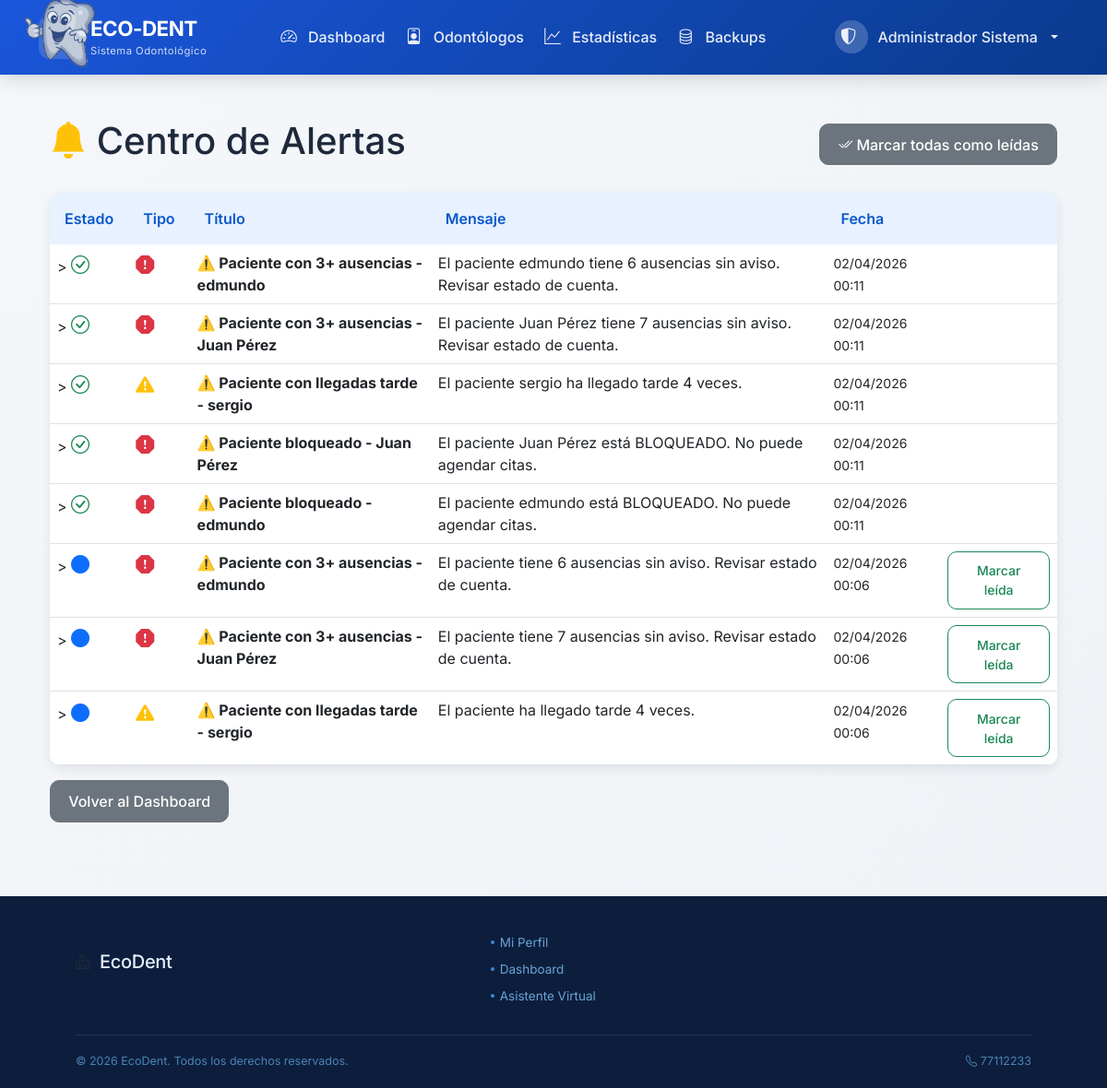
The app's page /public/admin/ver_todas_alertas.php (signed in), older data.
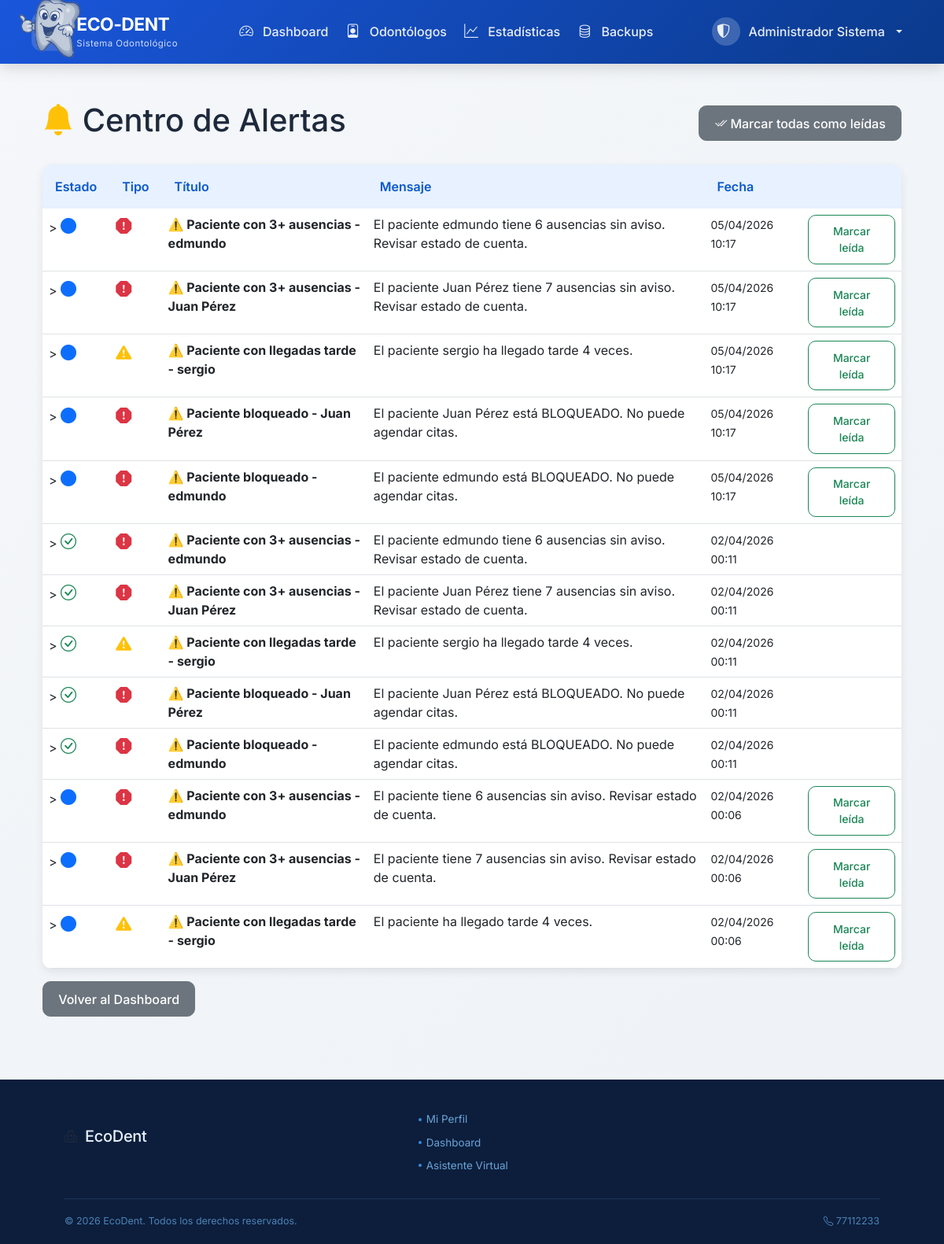
The same page, newer data.
### tables this page shows
CREATE TABLE `alertas` (
  `id_alerta` int(11) NOT NULL AUTO_INCREMENT,
  `id_usuario` int(11) DEFAULT NULL,
  `id_regla` int(11) DEFAULT NULL,
  `titulo` varchar(200) NOT NULL,
  `mensaje` text NOT NULL,
  `tipo` enum('info','warning','danger','success') DEFAULT 'info',
  `leida` tinyint(1) DEFAULT 0,
  `fecha_creacion` datetime DEFAULT current_timestamp(),
  PRIMARY KEY (`id_alerta`),
  KEY `idx_usuario` (`id_usuario`),
  KEY `idx_no_leidas` (`leida`),
  CONSTRAINT `alertas_ibfk_1` FOREIGN KEY (`id_usuario`) REFERENCES `usuarios` (`id_usuario`) ON DELETE CASCADE
);

### public/admin/ver_todas_alertas.php (the view, shortened to what this page needs)
<?php
$conexion = conectarBD();
$alertas = $conexion->prepare("
    SELECT a.*, r.nombre as regla_nombre
    FROM alertas a
    LEFT JOIN reglas_alertas r ON a.id_regla = r.id_regla
    WHERE a.id_usuario = ?
    ORDER BY a.fecha_creacion DESC
");
$alertas->bind_param("i", $_SESSION['id_usuario']);
$alertas->execute();
$alertas_lista = $alertas->get_result();
require_once '../../includes/header.php';
?>
<div class="container mt-4">
    <div class="d-flex justify-content-between align-items-center mb-4">
        <h1><i class="bi bi-bell-fill text-warning"></i> Centro de Alertas</h1>
        <a href="?marcar_todas=1" class="btn btn-secondary" onclick="return confirm('¿Marcar todas como leídas?')">
            <i class="bi bi-check2-all"></i> Marcar todas como leídas
        </a>
    </div>
    <div class="card">
        <div class="card-body p-0">
            <table class="table table-hover mb-0">
                <thead class="table-light">
                    <tr>
                        <th>Estado</th>
                        <th>Tipo</th>
                        <th>Título</th>
                        <th>Mensaje</th>
                        <th>Fecha</th>
                        <th></th>
                    </tr>
                </thead>
                <tbody>
                    <?php if ($alertas_lista->num_rows > 0): ?>
                        <?php while($alerta = $alertas_lista->fetch_assoc()): ?>
                        <tr>
                            <td>>
                                <?php if ($alerta['leida']): ?>
                                    <i class="bi bi-check-circle text-success fs-5" title="Leída"></i>
                                <?php else: ?>
                                    <i class="bi bi-circle-fill text-primary fs-5" title="No leída"></i>
                                <?php endif; ?>
                            </td>
                            <td>
                                <?php
                                $icono = 'info-circle';
                                $color = 'info';
                                if ($alerta['tipo'] == 'danger') {
                                    $icono = 'exclamation-octagon';
                                    $color = 'danger';
                                } elseif ($alerta['tipo'] == 'warning') {
                                    $icono = 'exclamation-triangle';
                                    $color = 'warning';
                                }
                                ?>
                                <i class="bi bi-<?php echo $icono; ?>-fill text-<?php echo $color; ?> fs-5"></i>
                            </td>
                            <td><strong><?php echo htmlspecialchars($alerta['titulo']); ?></strong></td>
                            <td><?php echo htmlspecialchars($alerta['mensaje']); ?></td>
                            <td><small><?php echo date('d/m/Y H:i', strtotime($alerta['fecha_creacion'])); ?></small></td>
                            <td>
                                <?php if (!$alerta['leida']): ?>
                                    <a href="?marcar=<?php echo $alerta['id_alerta']; ?>" class="btn btn-sm btn-outline-success">
                                        Marcar leída
                                    </a>
                                <?php endif; ?>
                            </td>
                        </tr>
                        <?php endwhile; ?>
                    <?php endif; ?>
                </tbody>
            </table>
        </div>
    </div>
    <div class="mt-3">
        <a href="dashboard.php" class="btn btn-secondary">Volver al Dashboard</a>
    </div>
</div>
<?php require_once '../../includes/footer.php'; ?>

### includes/header.php (shortened to what this page needs)
?><!DOCTYPE html>
<html lang="es">
<head>
    <link href="https://cdn.jsdelivr.net/npm/bootstrap@5.3.0/dist/css/bootstrap.min.css" rel="stylesheet">
    <link rel="stylesheet" href="https://cdn.jsdelivr.net/npm/bootstrap-icons@1.11.0/font/bootstrap-icons.css">
    <link href="/ecodent/public/css/estilos.css" rel="stylesheet">
</head>
<body>
    <nav class="navbar navbar-expand-lg navbar-dark sticky-top">
        <div class="container">
            <a class="navbar-brand" href="/ecodent/public/index.php">
                <div class="d-flex align-items-center">
                    <div class="logo-icon me-2">
                        <img src="/ecodent/public/image/logo1.png" alt="ECO-DENT" width="200" height="200">
                    </div>
                    <div>
                        <span class="brand-name">ECO-DENT</span>
                        <small class="brand-subtitle d-block">Sistema Odontológico</small>
                    </div>
                </div>
            </a>
            <div class="collapse navbar-collapse" id="navbarPrincipal">
                <ul class="navbar-nav mx-auto">
                    <?php if (isset($_SESSION['id_usuario'])): ?>
                        <?php if ($_SESSION['rol'] === 'admin'): ?>
                            <li class="nav-item">
                                <a class="nav-link <?php echo basename($_SERVER['PHP_SELF']) == 'dashboard.php' ? 'active' : ''; ?>" href="/ecodent/public/admin/dashboard.php">
                                    <i class="bi bi-speedometer2"></i> Dashboard
                                </a>
                            </li>
                            <li class="nav-item">
                                <a class="nav-link" href="/ecodent/public/admin/gestion_odontologos.php">
                                    <i class="bi bi-person-badge"></i> Odontólogos
                                </a>
                            </li>
                            <li class="nav-item">
                                <a class="nav-link" href="/ecodent/public/admin/estadisticas.php">
                                    <i class="bi bi-graph-up"></i> Estadísticas
                                </a>
                            </li>
                            <li class="nav-item">
                                <a class="nav-link" href="/ecodent/public/admin/ver_backups.php">
                                    <i class="bi bi-database"></i> Backups
                                </a>
                            </li>
                        <?php endif; ?>
                    <?php endif; ?>
                </ul>
                <ul class="navbar-nav">
                    <?php if (isset($_SESSION['id_usuario'])): ?>
                        <li class="nav-item dropdown">
                            <a class="nav-link dropdown-toggle user-dropdown" href="#" role="button" data-bs-toggle="dropdown">
                                <div class="user-avatar">
                                    <?php
                                    if ($_SESSION['rol'] === 'admin') {
                                        echo '<i class="bi bi-shield-shaded"></i>';
                                    } elseif ($_SESSION['rol'] === 'odontologo') {
                                        echo '<i class="bi bi-hospital"></i>';
                                    } else {
                                        echo '<i class="bi bi-person-circle"></i>';
                                    }
                                    ?>
                                </div>
                                <span class="user-name d-none d-lg-inline"><?php echo htmlspecialchars($_SESSION['nombre_completo']); ?></span>
                            </a>
                        </li>
                    <?php endif; ?>
                </ul>
            </div>
        </div>
    </nav>
    <main class="container mt-4">

### includes/footer.php (shortened to what this page needs)
    </main>
    <footer class="footer">
        <div class="container">
            <div class="footer-content">
                <div class="footer-brand">
                    <i class="bi bi-hospital"></i>
                    <span>EcoDent</span>
                </div>
                <div class="footer-links">
                    <?php if (isset($_SESSION['id_usuario'])): ?>
                        <a href="/ecodent/public/perfil.php">Mi Perfil</a>
                        <?php if ($_SESSION['rol'] === 'admin'): ?>
                            <a href="/ecodent/public/admin/dashboard.php">Dashboard</a>
                        <?php elseif ($_SESSION['rol'] === 'odontologo'): ?>
                            <a href="/ecodent/public/odontologo/calendario.php">Calendario</a>
                        <?php else: ?>
                            <a href="/ecodent/public/paciente/dashboard.php">Mi Panel</a>
                        <?php endif; ?>
                    <?php else: ?>
                        <a href="/ecodent/public/login.php">Iniciar Sesión</a>
                        <a href="/ecodent/public/registro.php">Registrarse</a>
                    <?php endif; ?>
                    <a href="/ecodent/public/asistente_virtual.php">Asistente Virtual</a>
                </div>
            </div>
            <div class="footer-bottom">
                <p>&copy; <?php echo date('Y'); ?> EcoDent. Todos los derechos reservados.</p>
                <p class="footer-phone"><i class="bi bi-telephone"></i> 77112233</p>
            </div>
        </div>
    </footer>
</body>
</html>

### public/css/estilos.css (style rules this page uses)
:root { --primary-color: #0a58ca; --primary-dark: #0a58ca; --primary-light: #e7f1ff; --secondary-color: #20c997; --danger-color: #dc3545; --warning-color: #ffc107; --info-color: #0dcaf0; --dark-color: #1e293b; --light-color: #f8f9fc; --success-color: #198754; --gray-color: #6c757d; --border-radius: 12px; --box-shadow: 0 4px 12px rgba(0, 0, 0, 0.08); --transition: all 0.3s ease; }
* { margin: 0; padding: 0; box-sizing: border-box; }
body { font-family: 'Inter', sans-serif; background: linear-gradient(135deg, #f5f7fa 0%, #eef2f6 100%); min-height: 100vh; display: flex; flex-direction: column; color: var(--dark-color); }
main { flex: 1; padding-bottom: 2rem; }
.navbar { background: linear-gradient(135deg, #1a56db 0%, #0a3a8c 100%); padding: 0.8rem 0; box-shadow: 0 4px 20px rgba(0, 0, 0, 0.15); }
.navbar-brand { display: flex; align-items: center; padding: 0; transition: var(--transition); }
.logo-icon { background: rgba(255, 255, 255, 0.15); width: 48px; height: 48px; border-radius: 12px; display: flex; align-items: center; justify-content: center; transition: var(--transition); }
.brand-name { font-size: 1.4rem; font-weight: 700; letter-spacing: -0.5px; line-height: 1.2; }
.brand-subtitle { font-size: 0.7rem; opacity: 0.8; font-weight: 400; letter-spacing: 0.5px; }
.navbar-nav .nav-link { color: rgba(255, 255, 255, 0.9); font-weight: 500; padding: 0.6rem 1rem; margin: 0 0.2rem; border-radius: 8px; transition: var(--transition); }
.navbar-nav .nav-link i { margin-right: 8px; font-size: 1.1rem; }
.user-dropdown { display: flex; align-items: center; gap: 10px; }
.user-avatar { width: 36px; height: 36px; background: rgba(255, 255, 255, 0.2); border-radius: 50%; display: flex; align-items: center; justify-content: center; font-size: 1.2rem; }
.user-name { font-weight: 500; }
.card { border: none; border-radius: var(--border-radius); box-shadow: var(--box-shadow); transition: var(--transition); background: white; }
.btn { border-radius: 10px; padding: 0.6rem 1.2rem; font-weight: 500; transition: var(--transition); }
.table { border-radius: var(--border-radius); overflow: hidden; }
.table thead th { background: var(--primary-light); color: var(--primary-dark); font-weight: 600; border-bottom: none; padding: 1rem; }
.table tbody tr { transition: var(--transition); }
.card, .stat-card, .action-card { animation: fadeIn 0.5s ease forwards; }
.footer { background: #0c1e3c; padding: 2.5rem 0 0; margin-top: 3rem; font-family: inherit; }
.footer .container { max-width: 1100px; margin: 0 auto; padding: 0 2rem; }
.footer-content { display: grid; grid-template-columns: 1.5fr 1fr 1fr; gap: 2.5rem; padding-bottom: 2rem; border-bottom: 0.5px solid rgba(148, 196, 255, 0.15); }
.footer-brand { display: flex; align-items: center; gap: 10px; margin-bottom: 1rem; }
.footer-brand span { font-size: 20px; font-weight: 500; color: #e6f1fb; letter-spacing: -0.3px; }
.footer-links { display: flex; flex-direction: column; gap: 0.55rem; }
.footer-links a { font-size: 13.5px; color: #6ba3d6; text-decoration: none; display: flex; align-items: center; gap: 6px; transition: color 0.2s; }
.footer-links a::before { content: ''; width: 4px; height: 4px; background: #378add; border-radius: 50%; flex-shrink: 0; }
.footer-bottom { display: flex; align-items: center; justify-content: space-between; padding: 1.2rem 0; flex-wrap: wrap; gap: 0.5rem; }
.footer-bottom p { font-size: 12.5px; color: #4d83b5; margin: 0; }

Row changes from the older to the newer data that the page shows:
added alertas: leida 0 (drawn), titulo "⚠️ Paciente con 3+ ausencias - edmundo", mensaje "El paciente edmundo tiene 6 ausencias sin aviso. Revisar estado de cuenta.", fecha_creacion "05/04/2026 10:17"
added alertas: leida 0 (drawn), titulo "⚠️ Paciente con 3+ ausencias - Juan Pérez", mensaje "El paciente Juan Pérez tiene 7 ausencias sin aviso. Revisar estado de cuenta.", fecha_creacion "05/04/2026 10:17"
added alertas: leida 0 (drawn), titulo "⚠️ Paciente con llegadas tarde - sergio", mensaje "El paciente sergio ha llegado tarde 4 veces.", fecha_creacion "05/04/2026 10:17"
added alertas: leida 0 (drawn), titulo "⚠️ Paciente bloqueado - Juan Pérez", mensaje "El paciente Juan Pérez está BLOQUEADO. No puede agendar citas.", fecha_creacion "05/04/2026 10:17"
added alertas: leida 0 (drawn), titulo "⚠️ Paciente bloqueado - edmundo", mensaje "El paciente edmundo está BLOQUEADO. No puede agendar citas.", fecha_creacion "05/04/2026 10:17"
